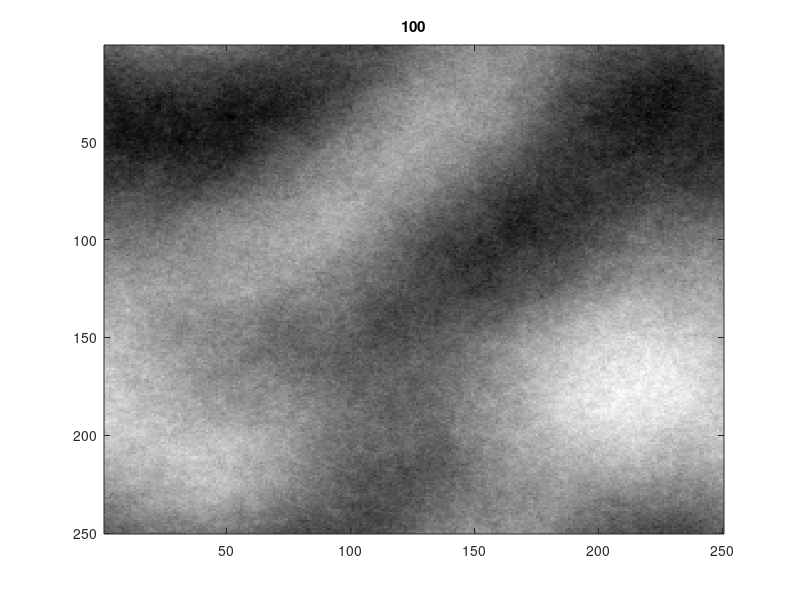

MATLAB code to generate this figure:
% parameters
d = 250;
T = 100;
v = 0.1;

% create the filter
%time = linspace(0,0.1,1);

% generate fourier coefficients
F = rand(d,d,T);
[xm, ym] = meshgrid(linspace(-1,1,d));

% generate 1/f shape
mask = repmat(1./(sqrt(xm.^2 + ym.^2) + 1e-3), 1, 1, T);
    
% modulate fourier coefficients
Fmod = abs(F).*mask.*exp(2*pi*1i*rand(d,d,T));
    
% filter
for p1 = 1:d
    for p2 = 1:d
        
        % pick a tau
        tau = 1./(mask(p1,p2,1) * v);
        time = 0:(5*tau);
        
        % convolve in time
        pij = conv(squeeze(Fmod(p1,p2,:)), exp(-time./tau), 'same');
        
        % store filtered coefficients
        F(p1,p2,:) = pij;
        
    end
end

% create the movie
mov = zeros(d,d,T);
for tidx = 1:T
    
    % take the inverse fourier transform
    mov(:,:,tidx) = real(ifft2(ifftshift(F(:,:,tidx))));
    
end

figure(1);
colormap gray;

for tidx = 1:size(mov,3) 
    imagesc(mov(:,:,tidx));
    pause(0.15);
    title(tidx);
    drawnow;
end
